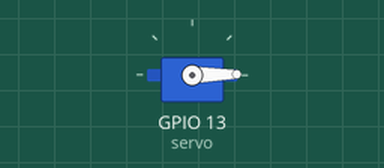
The program below on a simulated ESP32 board running MicroPython. Shown: servo. Servo angles are drawn from the pulse width (0.5 ms = 0°, 2.5 ms = 180°).

Above: at 0.05 s.
At 4.35 s:
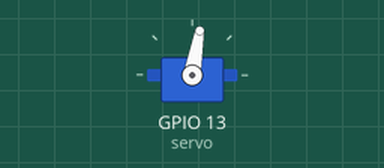
At 8.75 s:
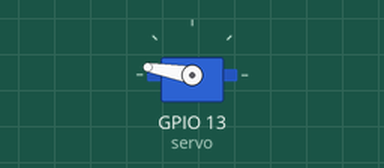
At 17.45 s:
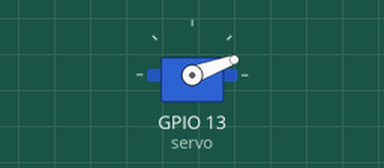
Timing chart, 0 to 23.4 s (numbered marks = the images above):
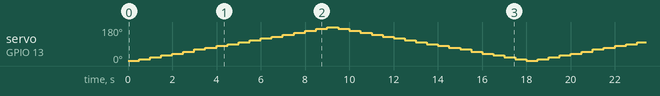

The program:

7._Controle_de_um_servo_motor.py
```python
from machine import Pin, PWM
import time

servo = PWM(Pin(13), freq=50)  # GPIO 13

def set_angle(angle):
    duty = int((angle / 180) * 102 + 26)  # Mapeia o ângulo para o valor de duty
    servo.duty(duty)

while True:
    for angle in range(0, 180, 10):
        set_angle(angle)
        time.sleep(0.5)
    for angle in range(180, 0, -10):
        set_angle(angle)
        time.sleep(0.5)
```
